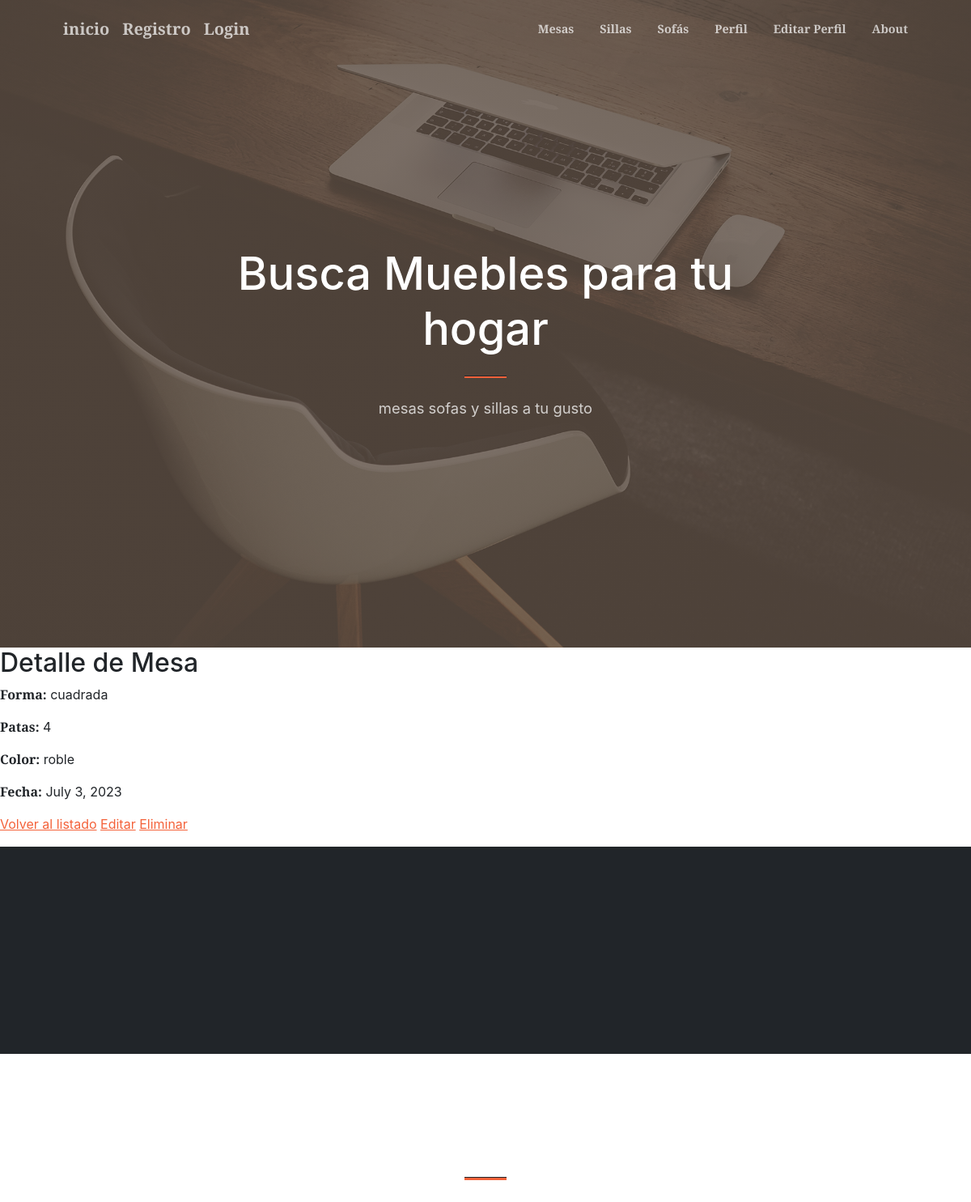
Page /mesas/6/ on the committed database.
### mi_primer_app/models.py (models this page shows)
class Mesa(models.Model):
    forma             = models.CharField(max_length=50)
    cantidad_patas    = models.IntegerField()
    color             = models.CharField(max_length=50)
    fecha             = models.DateField()

### mi_primer_app/views.py (the view)
# urls.py: path('mesas/<int:pk>/',   MesaDetailView.as_view(), name='mesa-detalle'),
class MesaDetailView(DetailView):
    model = Mesa
    template_name = 'mi_primer_app/mesa_detalle.html'
    context_object_name = 'mesa'

### mi_primer_app/templates/mi_primer_app/mesa_detalle.html
{% extends "padre.html" %}
{% block content %}
  <h2>Detalle de Mesa</h2>
  <p><strong>Forma:</strong> {{ mesa.forma }}</p>
  <p><strong>Patas:</strong> {{ mesa.cantidad_patas }}</p>
  <p><strong>Color:</strong> {{ mesa.color }}</p>
  <p><strong>Fecha:</strong> {{ mesa.fecha }}</p>
  <p>
    <a href="{% url 'mesa-lista' %}">Volver al listado</a>
    <a href="{% url 'mesa-actualizar' mesa.pk %}">Editar</a>
    <a href="{% url 'mesa-borrar' mesa.pk %}">Eliminar</a>
  </p>
{% endblock %}

### rows in the picture
Mesa: forma "cuadrada", cantidad_patas "4", color "roble", fecha "July 3, 2023"
